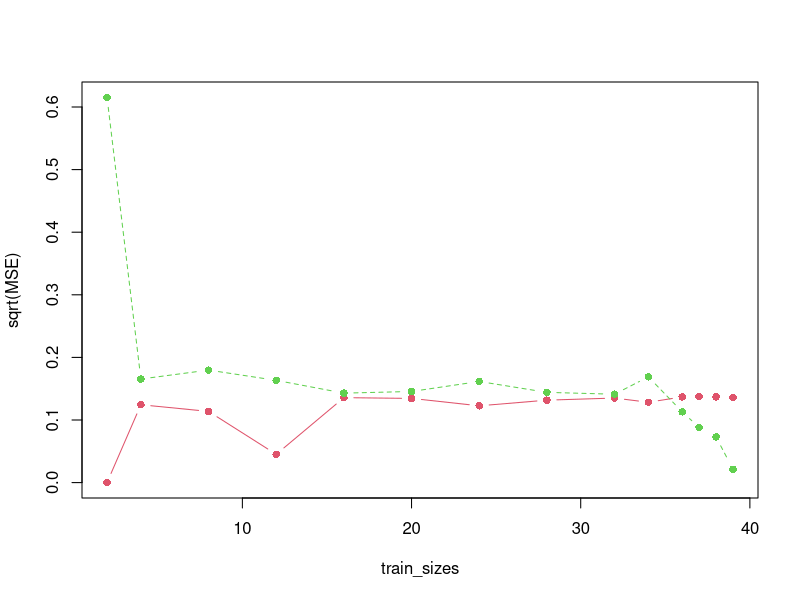
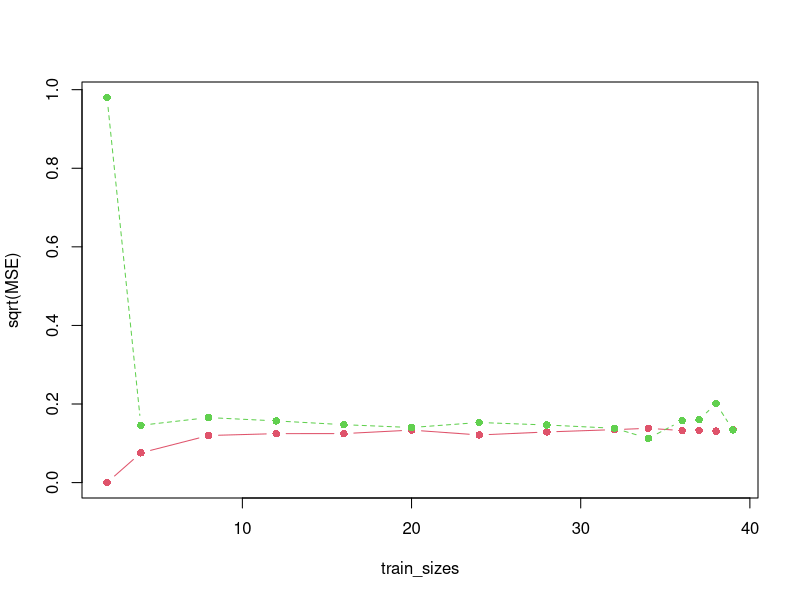

Here is the R script that generated these plots, in order: (Note: this script raises an error after producing the figures.)
##### Kalkdata

kalk <- read.table("kalk.txt", header = T)

## 75% to training data, 25% to test data
train_ids <- 1:30 ## slightly more correct to pick train/test set at random

# Split data
kalk_train <- kalk[train_ids, ]
kalk_test <- kalk[- train_ids, ]

L <- lm(tit2 ~ tit1, data = kalk_train)

predictions <- predict(L, kalk_test)
mean((kalk_test$tit2 - predictions)^2) ## Mean squared prediction error


##
# Choose some training/test sizes. 
# We choose 2,4,8,12,16,20,24,28,32,36,37,38,39
train_sizes <- c(2,4,8,12,16,20,24,28,32,34,36,37,38,39)

train_error <- rep(NA, length(train_sizes))
test_error <- rep(NA, length(train_sizes))

for (i in 1:length(train_sizes)) {
  # Random each time
  train_ids <- sample(40, train_sizes[i])
  
  # Split data
  kalk_train <- kalk[train_ids, ]
  kalk_test <- kalk[- train_ids, ]
  
  L <- lm(tit2 ~ tit1, data = kalk_train)
  
  # Residuals are just data-predictions on the training set.
  # So mean(residuals^2) must be training error
  train_error[i] <- sqrt(mean(residuals(L)^2))
  
  predictions <- predict(L, kalk_test)
  test_error[i] <- sqrt(mean((kalk_test$tit2 - predictions)^2)) ## Mean squared prediction error
  
}

# smart plot
matplot(train_sizes, cbind(train_error, test_error), 
        col = c(2,3), pch = 16, type = "b", ylab = "sqrt(MSE)")
# Note that due to very few data points, the test errors gets 'quite random' in the end.




##
# Choose some training/test sizes. 
# We choose 2,4,8,12,16,20,24,28,32,36,37,38,39
train_sizes <- c(2,4,8,12,16,20,24,28,32,34,36,37,38,39)

train_error <- rep(NA, length(train_sizes))
test_error <- rep(NA, length(train_sizes))

for (i in 1:length(train_sizes)) {
  # Random each time
  train_ids <- sample(40, train_sizes[i])
  
  # Split data
  kalk_train <- kalk[train_ids, ]
  kalk_test <- kalk[- train_ids, ]
  
  L <- lm(tit2 ~ tit1, data = kalk_train)
  
  # Residuals are just data-predictions on the training set.
  # So mean(residuals^2) must be training error
  train_error[i] <- sqrt(mean(residuals(L)^2))
  
  predictions <- predict(L, kalk_test)
  test_error[i] <- sqrt(mean((kalk_test$tit2 - predictions)^2)) ## Mean squared prediction error
  
}

# smart plot
matplot(train_sizes, cbind(train_error, test_error), 
        col = c(2,3), pch = 16, type = "b", ylab = "sqrt(MSE)")
# Note that due to very few data points, the test errors gets 'quite random' in the end.



#### Sheet manufactoring

sheet.data <- read.table("sheets.txt", header = T)

## Convert day & machine to factors:
sheet.data$day <- as.factor(sheet.data$day)
sheet.data$machine <- as.factor(sheet.data$machine)

## Test for interactions:
L <- lm(log.permeability ~ day * machine, data = sheet.data)

drop1(L, test = "F") ## Interaction not significant


## Predict on new sheet (from same machines on same days):
# Loop through all data (leave-one-out CV)
pred.errors <- rep(NA, 81)
for (i in 1:81) {
  train_data <- sheet.data[-i, ] 
  test_data <- sheet.data[i, ]
  
  ## Which model to use? We haven't discussed that, but let's use the additive model
  L <- lm(log.permeability ~ day + machine, data = train_data)
  prediction <- predict(L, test_data)
  pred.errors[i] <- test_data$log.permeability - prediction
}
mse1 <- mean(pred.errors^2)

## Predict on a new sheet (from a different/new machine on same days):

# Cross-validation on machines
pred.errors <- rep(NA, 3)
for (i in 1:3) {
  train_data <- subset(sheet.data, machine != i)
  test_data <- subset(sheet.data, machine == i)
  
  ## We are predicting on a different machine, so we can't include machine in our model.
  L <- lm(log.permeability ~ day, data = train_data)
  prediction <- predict(L, test_data)
  pred.errors[i] <- mean((test_data$log.permeability - prediction)^2)
}
mse2 <- mean(pred.errors)

## Predict on a new sheet (from same machines on a different day):

# Cross-validation on days
pred.errors <- rep(NA, 9)
for (i in 1:9) {
  train_data <- subset(sheet.data, day != i)
  test_data <- subset(sheet.data, day == i)
  
  ## We are predicting on a different machine, so we can't include machine in our model.
  L <- lm(log.permeability ~ machine, data = train_data)
  prediction <- predict(L, test_data)
  pred.errors[i] <- mean((test_data$log.permeability - prediction)^2)
}
mse3 <- mean(pred.errors)

## Finally, predict on a new sheet (from different machine on a different day):

# Training set: include days != i and machines != j
# Test set: day == i and machine == j
pred.errors <- matrix(NA, 9, 3)
for (i in 1:9) {
  for (j in 1:3) {
    train_data <- subset(sheet.data, day != i & machine != j)
    test_data <- subset(sheet.data, day == i & machine == j)
    
    ## Neither day nor machine can be included in the model. Use raw mean.
    prediction <- mean(train_data$log.permeability)
    pred.errors[i,j] <- mean((test_data$log.permeability - prediction)^2)
    ## or
    L <- lm(log.permeability ~ 1, data = train_data)
    prediction <- predict(L, test_data)
    pred.errors[i,j] <- mean((test_data$log.permeability - prediction)^2)
  }}

mse4 <- mean(pred.errors)

## Which numbers are interestering for the manager?
## Same days can't be repeated, so prediction on a new day would be interesting, 
## If manager were to invest in a new machine, then prediction on new machine, new day would interesting. 


#### Binomial bootstrapping

x <- 19
n <- 100
## Estimate of p. 
hatp <- x / n
## Estimator: \hat{p}(x) = x/n

## Approx CI using formula:
c(hatp - sqrt(hatp*(1-hatp) / n) * 1.96, hatp +sqrt(hatp*(1-hatp) / n) * 1.96)


## Param. bootstrap
# 1000 replications
sims <- rbinom(1000, n, hatp) / 100

## Histogram
hist(sims)
## 95% CI
quantile(sims, c(0.025, 0.975))



x <- 99
n <- 100
## Estimate of p. 
hatp <- x / n
## Estimator: \hat{p}(x) = x/n

## Approx CI using formula:
c(hatp - sqrt(hatp*(1-hatp) / n) * 1.96, hatp +sqrt(hatp*(1-hatp) / n) * 1.96)


## Param. bootstrap
# 1000 replications
sims <- rbinom(1000, n, hatp) / 100

## Histogram
hist(sims)
## 95% CI
quantile(sims, c(0.025, 0.975))



### Humerus Non-paramteric versus parametric BS 
hum<-read.table("humerus.txt",header=TRUE)
summary(hum)

hum2<-split(hum$humerus,hum$code)
names(hum2)<-c("doa","alive")

hum$code <- factor(hum$code)
hum$code2 <- factor(hum$code, labels = c("doa","alive"))
str(hum)
summary(hum)

par(mfrow = c(1,1))
plot(humerus~code2,hum)


### Bootstrap:

k <- 10000
simx_samples <- replicate(k, sample(hum2$doa, replace = TRUE))
simy_samples <- replicate(k, sample(hum2$alive, replace = TRUE))

sim_mean_doa <- apply(simx_samples, 2, mean)
sim_mean_alive <- apply(simy_samples, 2, mean)
sim_mean_difs <- apply(simx_samples, 2, mean) - apply(simy_samples, 2, mean)

## One can also do a for loop instead. That might be a little more readable :)


hist(sim_mean_doa)
quantile(sim_mean_doa, probs = c(0.025, 0.975))
abline(v = quantile(sim_mean_doa, probs = c(0.025, 0.975)), col = 2, lty = 3, lwd = 3)


hist(sim_mean_alive)
quantile(sim_mean_alive, probs = c(0.025, 0.975))
abline(v = quantile(sim_mean_alive, probs = c(0.025, 0.975)), col = 2, lty = 3, lwd = 3)


hist(sim_mean_difs)
quantile(sim_mean_difs, probs = c(0.025, 0.975))
abline(v = quantile(sim_mean_difs, probs = c(0.025, 0.975)), col = 2, lty = 3, lwd = 3)

## confidence using normality assumption: 
t.test(hum2$doa)$conf
t.test(hum2$alive)$conf
t.test(hum2$doa,hum2$alive)$conf

